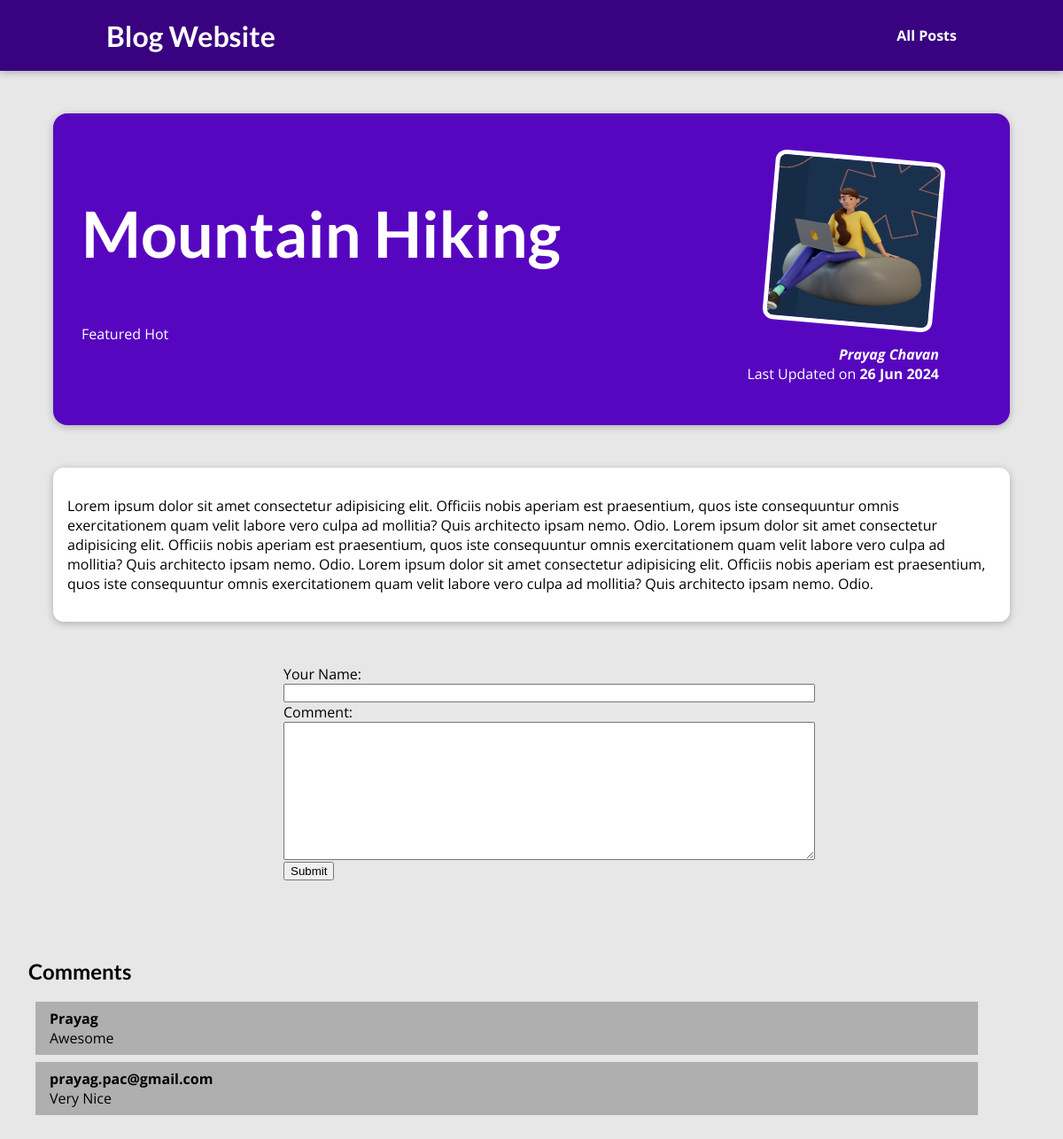
The app's page /posts/mountain-hiking with its own data.
### blog/models.py (models this page shows)
class Post(models.Model):
    title = models.CharField(max_length=100)
    excerpt = models.CharField(max_length=200)
    image = models.ImageField(upload_to="posts", null=True)
    date = models.DateField(auto_now=True)
    slug = models.SlugField(unique=True, db_index=True)
    content = models.TextField()
    author = models.ForeignKey(Author, on_delete=models.SET_NULL, null=True, related_name="posts")
    tags = models.ManyToManyField(Tag)

class Tag(models.Model):
    caption = models.CharField(max_length=20)
    def __str__(self):
        return self.caption

class Author(models.Model):
    first_name = models.CharField(max_length=50)
    last_name = models.CharField(max_length=50)
    email_address = models.EmailField()
    def fullname(self):
        return f"{self.first_name} {self.last_name}"
    def __str__(self):
        return self.fullname()

class Comment(models.Model):
    username = models.CharField(max_length=50)
    text = models.TextField(max_length=100)
    post = models.ForeignKey(Post ,on_delete=models.CASCADE, related_name="comments")

### blog/views.py (the view, shortened to what this page needs)
# urls.py: path("posts/<slug:slug>", views.SinglePostView.as_view(), name="post-detail-page")
class SinglePostView(View):
    def get(self,request,slug):
        post = Post.objects.get(slug=slug)
        context = {
            "post" : post,
            "post_tags" : post.tags.all(),
            "commentform" : CommentForm(),
            "comment": post.comments.all()
        }
        return render(request, "blog/post-detail.html", context)

### blog/forms.py
class CommentForm(forms.ModelForm):
    class Meta:
        model = Comment
        exclude = ["post"]
        labels = {
            "username" : "Your Name",
            "text" : "Comment"
        }

### blog/templates/blog/post-detail.html (shortened to what this page needs)
{% extends "base.html" %}
{% load static %}
{% block css_files %}
<link rel="stylesheet" href='{% static "post-detail.css"%}'>
{% endblock %}
{% block content %}
<section id="summary">
    <h2>{{ post.title }}</h2>
    <div>
    {% for tag in post_tags %}
    <span style="color:white;">{{tag}}</span>
    {% endfor %}
    </div>
    <article>
        <img src="{{ post.image.url }}" alt=""/>
        <address>{{post.author|title}}</address>
        <div>
            Last Updated on <time>{{post.date|date:"d M Y"}}</time>
        </div>
    </article>
</section>
<main>
    <p>
        {{post.content}}
    </p>
</main>
<div>
<form action="{% url 'post-detail-page' post.slug %}" method="POST">
    <div class="form-control">
        {% for fields in commentform %}
            {{ fields.label_tag }}
            {{ fields }}
        {% endfor %}
    <div>
<button>Submit</button>
</form>
</div>
<div class="comments">
<h2>Comments</h2>
{% for comments in comment %}
<p><b>{{ comments.username }}</b><br>{{ comments.text }}</p>
{% endfor %}
</div>
{% endblock %}

### templates/base.html (shortened to what this page needs)
{% load static %}
<!DOCTYPE html>
<html lang="en">
<head>
    <link rel="stylesheet" href='{% static "app.css" %}'>
    {% block css_files %}{% endblock %}
</head>
<body>
    <header id="main-navigation">
        <h1><a href="{% url 'home-page' %}">Blog Website</a></h1>
        <nav>
            <a href="{% url 'posts-page' %}">All Posts</a>
        </nav>
    </header>
    {% block content %}
    {% endblock %}
</body>
</html>

### static/app.css (style rules this page uses)
* { box-sizing: border-box; }
html { font-family: 'Open Sans', sans-serif; }
body { margin: 0; }
h1, h2, h3 { font-family: 'Lato', sans-serif; font-weight: bold; }
#main-navigation { width: 100%; height: 5rem; display: flex; justify-content: space-between; align-items: center; padding: 0 10%; position: absolute; top: 0; left: 0; }
#main-navigation a { text-decoration: none; color: white; font-weight: bold; }

### blog/static/post-detail.css (style rules this page uses)
body { background-color: #e7e7e7; }
#main-navigation { background-color: #390281; box-shadow: 0 2px 8px rgba(0, 0, 0, 0.25); }
#summary { margin: 8rem auto 3rem auto; padding: 2rem; width: 90%; max-width: 90rem; border-radius: 16px; background-color: #5706c0; position: relative; box-shadow: 0 2px 8px rgba(0, 0, 0, 0.25); height: 22rem; }
#summary h2 { color: white; font-size: 4.5rem; }
#summary article { position: absolute; top: 2rem; right: 3rem; padding: 1rem 2rem; border-radius: 12px; text-align: right; color: white; }
#summary article img { width: 12rem; height: 12rem; border-radius: 12px; transform: rotateZ(5deg); border: 5px solid white; margin-bottom: 1rem; }
#summary address { font-weight: bold; }
#summary time { font-weight: bold; }
main { width: 90%; max-width: 90rem; margin: 3rem auto; background-color: white; padding: 1rem; border-radius: 12px; box-shadow: 0 2px 8px rgba(0, 0, 0, 0.25); }
.form-control { display: flex; flex-direction: column; width: 50%; height: 300px; margin-left: 20rem; }
.comments { width: 90%; margin: 2rem; }
.comments p { background-color: rgb(176, 175, 175); margin: 0.5rem; padding: 0.5rem 1rem; }

### records on screen
Post: title "Mountain Hiking", image (picture), author "Prayag Chavan", date "26 Jun 2024", content "Lorem ipsum dolor sit amet consectetur adipisicing elit. Officiis nobis aperiam est praesentium, quos iste consequuntur omnis exercitationem quam velit labore vero culpa ad mollitia? Quis architecto ipsam nemo. Odio. Lorem ipsum dolor sit amet consectetur adipisicing elit. Officiis nobis aperiam est praesentium, quos iste consequuntur omnis exercitationem quam velit labore vero culpa ad mollitia? Quis architecto ipsam nemo. Odio. Lorem ipsum dolor sit amet consectetur adipisicing elit. Officiis nobis aperiam est praesentium, quos iste consequuntur omnis exercitationem quam velit labore vero culpa ad mollitia? Quis architecto ipsam nemo. Odio."
Tag: caption "Featured"
Tag: caption "Hot"
Comment: username "Prayag", text "Awesome"
Comment: username "prayag.pac@gmail.com", text "Very Nice"

### other values on screen
{{ fields.label_tag }} "Your Name:" "Comment:"
